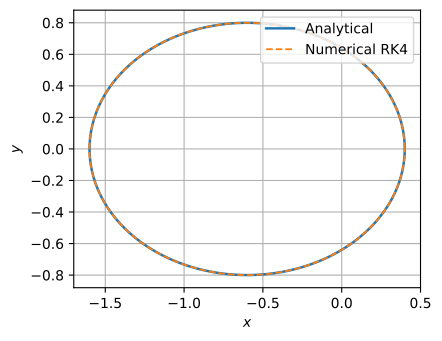

The script that drew this image:
"""Figure 4: the analytical orbit and the RK4 trajectory, one on the other."""
import csv
from pathlib import Path

import matplotlib
matplotlib.use("Agg")  # write a file; never open a window
import matplotlib.pyplot as plt
import numpy as np

ROOT = Path(__file__).resolve().parent.parent

A, E = 1.0, 0.6
theta = np.linspace(0.0, 2.0*np.pi, 721)
r = A*(1.0 - E**2) / (1.0 + E*np.cos(theta))
with (ROOT/"kepler_orbit.csv").open(newline="") as source:
    rows = list(csv.DictReader(source))

fig, ax = plt.subplots(figsize=(5.6, 3.6))
ax.plot(r*np.cos(theta), r*np.sin(theta), color="tab:blue", linewidth=1.8,
        label="Analytical")
ax.plot([float(row["x"]) for row in rows], [float(row["y"]) for row in rows],
        color="tab:orange", linewidth=1.3, linestyle="--", label="Numerical RK4")
ax.set_aspect("equal")
ax.grid(True)
ax.set_xlabel("$x$")
ax.set_ylabel("$y$")
ax.legend(loc="upper right")
fig.savefig(Path(__file__).with_suffix(".pdf"), bbox_inches="tight",
            metadata={"CreationDate": None})  # same bytes on every run
